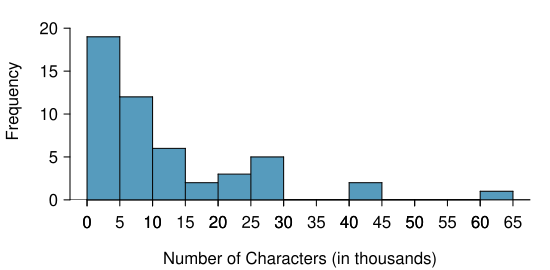

The script that drew this image:
library(xtable)
library(openintro)
data(email50)
data(COL)

H <- hist(email50$num_char, breaks=12, plot=FALSE)
counts <- rbind(H$counts)
colnames(counts) <- paste(H$breaks[1:15], 'to', H$breaks[2:16])
require(xtable)
xtable(counts)

myPDF("email50NumCharHist.pdf",
      5.5, 2.7,
      mar = c(3.5, 3.5, 0.15, 1),
      mgp = c(2.4, 0.6, 0))
histPlot(email50$num_char, breaks = 12,
         xlab = 'Number of Characters (in thousands)',
         ylab = "Frequency", ylim = c(0, 23),col = COL[1],
         border = COL[5], axes = TRUE,yaxs="i")
axis(1,seq(0,70,5))
dev.off()

myPDF("email50NumCharHistWMeanMedian.pdf",
      1.1 * 5.5, 3.3,
      mar = c(3.5, 3.5, 0.15, 1),
      mgp = c(2.4, 0.7, 0))
histPlot(email50$num_char, breaks = 12,
         xlab = 'Number of Characters (in thousands)',
         ylab = "Frequency", ylim = c(0, 23), col = COL[1],
         border = COL[5], xlim = c(0, 70),yaxs="i")
axis(1, at = seq(0, 70, 5),
     tcl = -0.15)
t.mean <- mean(email50$num_char)
t.median <- median(email50$num_char)
lines(rep(t.mean, 2), c(0, 9), lwd = 3, col = COL[4])
text(t.mean, 9, "Mean", pos = 4)
lines(rep(t.median, 2), c(0, 15), lwd = 3, col = COL[3])
lines(rep(t.median, 2), c(0, 15), lwd = 3, col = COL[3])
text(t.median, 15, "Median", pos = 4)
dev.off()

d     <- 5 * (round(email50$num_char / 5 - 0.5) + 0.5)
steps <- seq(2.5, 67.5, length.out = 14)
ch    <- rep(0, length(steps))
for (i in 1:length(steps)) {
  ch[i] <- sum(d <= steps[i] + 1)
}

myPDF("email50NumCharCumulativeFreqHist.pdf",
      1.1 * 5.5, 3.3,
      mar = c(3.5, 3.5, 0.75, 1),
      mgp = c(2.4, 0.7, 0))
histPlot(rep(steps, ch), breaks = 12,
         xlab = 'Number of Characters (in thousands)',
         ylab = "Cumulative Frequency",  col = COL[1],
         border = COL[5], xlim = c(0, 62.5),yaxs="i",
         axes = FALSE)
axis(1)
axis(2, at = seq(0, 55, 10), labels = seq(0, 50, 10))
axis(1, at = seq(0, 70, 5), 
     tcl = -0.15)
dev.off()
xtable(rbind(paste0(seq(0, 60, length.out = 13), "-",
                    seq(5, 65, length.out = 13)),
             ch))


d     <- round(email50$num_char - 0.5) + 0.5
steps <- seq(0.5, 64.5, length.out = 65)
ch    <- rep(0, length(steps))
for (i in 1:length(steps)) {
  ch[i] <- sum(d <= steps[i] + 1)
}

myPDF("email50NumCharCumulativeRFHist.pdf",
      1.1 * 5.5, 3.3,
      mar = c(3.5, 3.5, 0.15, 1),
      mgp = c(2.4, 0.7, 0))
histPlot(rep(steps, ch), breaks = 12,
         xlab = 'Number of Characters (in thousands)',
         ylab = "Cumulative Relative Frequency", col = COL[1],
         border = COL[5], xlim = c(0, 70),yaxs="i",
         axes = FALSE)

axis(2, at = seq(0, 50, 10), labels = seq(0, 1, 0.2))
axis(1, at = seq(0, 65, 5), 
     tcl = -0.15)
dev.off()
xtable(rbind(paste0(seq(0, 65, length.out = 14), "-",
                    seq(5, 70, length.out = 14)),
             ch))


d     <- round(email50$num_char - 0.5) + 0.5
steps <- seq(0.5, 69.5, length.out = 70)
ch    <- rep(0, length(steps))
for (i in 1:length(steps)) {
  ch[i] <- sum(d <= steps[i] + 1)
}
myPDF("email50NumCharCumulativeHistFine.pdf",
      1.1 * 5.5, 3.3,
      mar = c(3.5, 3.5, 0.15, 1),
      mgp = c(2.4, 0.7, 0))
histPlot(rep(steps, ch), breaks = 50,
         xlab = 'Number of Characters (in thousands)',
         ylab = "Cumulative Relative Frequency", col = COL[1],
         border = COL[5], xlim = c(0, 70),
         axes = FALSE)
axis(1)
axis(2, at = seq(0, 50, 10), labels = seq(0, 1, 0.2))
axis(1, at = seq(5, 65, 10), labels = rep("", 7),
     tcl = -0.15)
dev.off()
xtable(rbind(paste0(seq(0, 69, length.out = 70), "-",
                    seq(1, 70, length.out = 70)),
             ch))

d     <- round(email50$num_char - 0.5) + 0.5
steps <- seq(0.5, 69.5, length.out = 70)
ch    <- rep(0, length(steps))
for (i in 1:length(steps)) {
  ch[i] <- sum(d <= steps[i] + 1)
}
